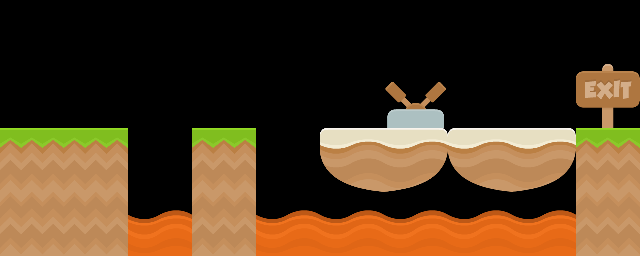

A 2D game scene composited from a Tiled map and its tileset images. What follows is a short description and the map's XML, with every tile layer's data as written:
An orthogonal 10x4 tile map with 64x64 px tiles, 4 tile layers (background, docker, pivoted, reached).

<map version="1.5" tiledversion="1.7.2" orientation="orthogonal" renderorder="right-down" width="10" height="4" tilewidth="64" tileheight="64" infinite="0" nextlayerid="5" nextobjectid="1">
 <editorsettings>
  <export target="../maps/lavaAdventure.json" format="json" />
 </editorsettings>
 <tileset firstgid="1" name="adventure" tilewidth="64" tileheight="64" tilecount="192" columns="12">
  <image source="kenney_redux_64x64.png" width="768" height="1024" />
 </tileset>
 <layer id="1" name="background" width="10" height="4">
  <data encoding="csv">
0,0,0,0,0,0,0,0,0,0,
0,0,0,0,0,0,0,0,0,96,
13,13,0,13,0,0,0,0,0,13,
2,2,11,2,11,11,11,11,11,2
</data>
 </layer>
 <layer id="2" name="docker" width="10" height="4">
  <data encoding="csv">
0,0,0,0,0,0,0,0,0,0,
0,0,0,0,0,0,190,0,0,0,
0,0,0,0,0,54,42,0,0,0,
0,0,0,0,0,0,0,0,0,0
</data>
 </layer>
 <layer id="3" name="pivoted" width="10" height="4">
  <data encoding="csv">
0,0,0,0,0,0,0,0,0,0,
0,0,0,0,0,0,166,0,0,0,
0,0,0,0,0,54,42,0,0,0,
0,0,0,0,0,0,0,0,0,0
</data>
 </layer>
 <layer id="4" name="reached" width="10" height="4">
  <data encoding="csv">
0,0,0,0,0,0,0,0,0,0,
0,0,0,0,0,0,0,0,0,0,
0,0,0,0,0,0,0,54,42,0,
0,0,0,0,0,0,0,0,0,0
</data>
 </layer>
</map>
